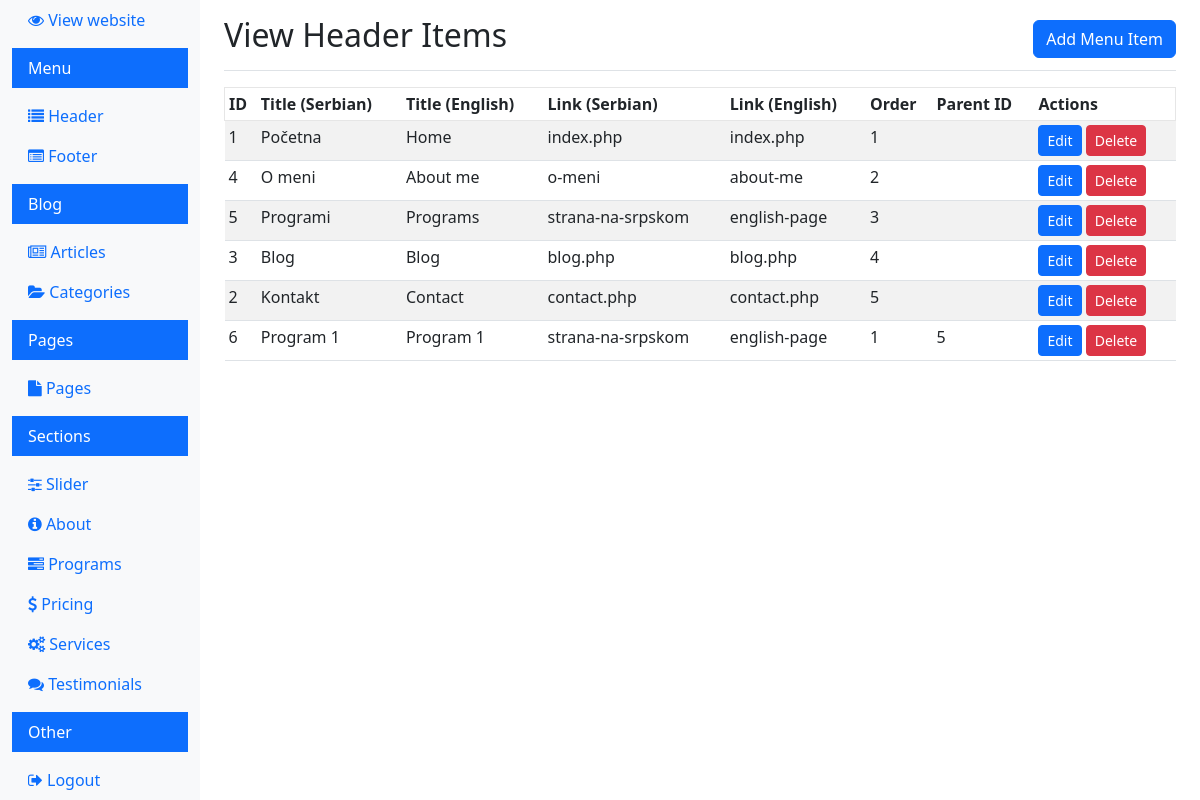
/dashboard/view_menu_items.php (signed in), run on the app's committed database.
### tables this page shows
CREATE TABLE IF NOT EXISTS `menu_items` (
  `id` int NOT NULL AUTO_INCREMENT,
  `title_sr` varchar(255) NOT NULL,
  `title_en` varchar(255) NOT NULL,
  `link_sr` varchar(255) NOT NULL,
  `link_en` varchar(255) NOT NULL,
  `order` int NOT NULL DEFAULT '0',
  `is_custom` tinyint(1) NOT NULL DEFAULT '0',
  `parent_id` int DEFAULT NULL,
  PRIMARY KEY (`id`)
);

### dashboard/view_menu_items.php (the view, shortened to what this page needs)
<?php
$conn = new mysqli(DB_HOST, DB_USER, DB_PASS, DB_NAME);
$sql = "SELECT id, title_sr, title_en, link_sr, link_en, `order`, parent_id FROM menu_items ORDER BY parent_id, `order`";
$result = $conn->query($sql);
$menu_items = [];
if ($result->num_rows > 0) {
  while ($row = $result->fetch_assoc()) {
    $menu_items[] = $row;
  }
}
?>
<!doctype html>
<html lang="sr">
<head>
  <link rel="stylesheet" href="../css/bootstrap.min.css">
  <link rel="stylesheet" href="https://cdnjs.cloudflare.com/ajax/libs/font-awesome/4.7.0/css/font-awesome.min.css">
  <link rel="stylesheet" href="../css/style.css">
</head>
<body>
  <div class="container-fluid">
    <div class="row">
      <?php include 'navigation.php'; ?>
      <main role="main" class="col-md-9 ms-sm-auto col-lg-10 px-md-4">
        <div class="d-flex justify-content-between flex-wrap flex-md-nowrap align-items-center pt-3 pb-2 mb-3 border-bottom">
          <h1 class="h2">View Header Items</h1>
          <a href="add_menu_item.php" class="btn btn-primary">Add Menu Item</a>
        </div>
        <div class="table-responsive">
          <table class="table table-striped table-sm">
            <thead>
              <tr>
                <th>ID</th>
                <th>Title (Serbian)</th>
                <th>Title (English)</th>
                <th>Link (Serbian)</th>
                <th>Link (English)</th>
                <th>Order</th>
                <th>Parent ID</th>
                <th>Actions</th>
              </tr>
            </thead>
            <tbody>
              <?php foreach ($menu_items as $item) : ?>
                <tr>
                  <td><?php echo htmlspecialchars($item['id'] ?? ''); ?></td>
                  <td><?php echo htmlspecialchars($item['title_sr'] ?? ''); ?></td>
                  <td><?php echo htmlspecialchars($item['title_en'] ?? ''); ?></td>
                  <td><?php echo htmlspecialchars($item['link_sr'] ?? ''); ?></td>
                  <td><?php echo htmlspecialchars($item['link_en'] ?? ''); ?></td>
                  <td><?php echo htmlspecialchars($item['order'] ?? ''); ?></td>
                  <td><?php echo htmlspecialchars($item['parent_id'] ?? ''); ?></td>
                  <td>
                    <a href="edit_menu_item.php?id=<?php echo htmlspecialchars($item['id']); ?>" class="btn btn-sm btn-primary">Edit</a>
                    <a href="delete_menu_item.php?id=<?php echo htmlspecialchars($item['id']); ?>" class="btn btn-sm btn-danger">Delete</a>
                  </td>
                </tr>
              <?php endforeach; ?>
            </tbody>
          </table>
        </div>
      </main>
    </div>
  </div>
</body>
</html>

### css/style.css (style rules this page uses)
.table-box-one table tbody tr, table thead tr { border: 1px solid #e6e6e6; }

### data on the page
menu_items: id "1", title_sr "Početna", title_en "Home", link_sr "index.php", link_en "index.php", order "1"
menu_items: id "4", title_sr "O meni", title_en "About me", link_sr "o-meni", link_en "about-me", order "2"
menu_items: id "5", title_sr "Programi", title_en "Programs", link_sr "strana-na-srpskom", link_en "english-page", order "3"
menu_items: id "3", title_sr "Blog", title_en "Blog", link_sr "blog.php", link_en "blog.php", order "4"
menu_items: id "2", title_sr "Kontakt", title_en "Contact", link_sr "contact.php", link_en "contact.php", order "5"
menu_items: id "6", title_sr "Program 1", title_en "Program 1", link_sr "strana-na-srpskom", link_en "english-page", order "1", parent "5"
